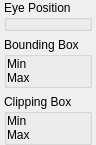
<?xml version="1.0" encoding="UTF-8"?>
<ui version="4.0">
 <class>studiomodel::ModelDataPanel</class>
 <widget class="QWidget" name="studiomodel::ModelDataPanel">
  <property name="geometry">
   <rect>
    <x>0</x>
    <y>0</y>
    <width>94</width>
    <height>125</height>
   </rect>
  </property>
  <property name="windowTitle">
   <string>Form</string>
  </property>
  <layout class="QVBoxLayout" name="verticalLayout_2">
   <property name="sizeConstraint">
    <enum>QLayout::SetFixedSize</enum>
   </property>
   <property name="leftMargin">
    <number>4</number>
   </property>
   <property name="topMargin">
    <number>0</number>
   </property>
   <property name="rightMargin">
    <number>4</number>
   </property>
   <property name="bottomMargin">
    <number>0</number>
   </property>
   <item>
    <widget class="QGroupBox" name="groupBox">
     <property name="sizePolicy">
      <sizepolicy hsizetype="Preferred" vsizetype="Preferred">
       <horstretch>0</horstretch>
       <verstretch>0</verstretch>
      </sizepolicy>
     </property>
     <property name="layoutDirection">
      <enum>Qt::LeftToRight</enum>
     </property>
     <property name="title">
      <string>Eye Position</string>
     </property>
     <property name="flat">
      <bool>true</bool>
     </property>
     <layout class="QVBoxLayout" name="verticalLayout">
      <property name="spacing">
       <number>0</number>
      </property>
      <property name="leftMargin">
       <number>0</number>
      </property>
      <property name="topMargin">
       <number>0</number>
      </property>
      <property name="rightMargin">
       <number>0</number>
      </property>
      <property name="bottomMargin">
       <number>0</number>
      </property>
      <item>
       <widget class="qt::widgets::SimpleVector3Edit" name="EyePosition" native="true">
        <property name="sizePolicy">
         <sizepolicy hsizetype="Preferred" vsizetype="Preferred">
          <horstretch>0</horstretch>
          <verstretch>0</verstretch>
         </sizepolicy>
        </property>
        <property name="minimumSize">
         <size>
          <width>0</width>
          <height>0</height>
         </size>
        </property>
        <property name="maximumSize">
         <size>
          <width>16777215</width>
          <height>16777215</height>
         </size>
        </property>
       </widget>
      </item>
     </layout>
    </widget>
   </item>
   <item>
    <widget class="QGroupBox" name="groupBox_2">
     <property name="sizePolicy">
      <sizepolicy hsizetype="Preferred" vsizetype="Preferred">
       <horstretch>0</horstretch>
       <verstretch>0</verstretch>
      </sizepolicy>
     </property>
     <property name="title">
      <string>Bounding Box</string>
     </property>
     <property name="flat">
      <bool>true</bool>
     </property>
     <layout class="QGridLayout" name="gridLayout">
      <property name="leftMargin">
       <number>0</number>
      </property>
      <property name="topMargin">
       <number>0</number>
      </property>
      <property name="rightMargin">
       <number>0</number>
      </property>
      <property name="bottomMargin">
       <number>0</number>
      </property>
      <property name="verticalSpacing">
       <number>0</number>
      </property>
      <item row="1" column="0">
       <widget class="QLabel" name="label_2">
        <property name="sizePolicy">
         <sizepolicy hsizetype="Fixed" vsizetype="Preferred">
          <horstretch>0</horstretch>
          <verstretch>0</verstretch>
         </sizepolicy>
        </property>
        <property name="text">
         <string>Max</string>
        </property>
       </widget>
      </item>
      <item row="1" column="1">
       <widget class="qt::widgets::SimpleVector3Edit" name="BBoxMax" native="true">
        <property name="sizePolicy">
         <sizepolicy hsizetype="Preferred" vsizetype="Preferred">
          <horstretch>0</horstretch>
          <verstretch>0</verstretch>
         </sizepolicy>
        </property>
        <property name="minimumSize">
         <size>
          <width>0</width>
          <height>0</height>
         </size>
        </property>
        <property name="maximumSize">
         <size>
          <width>16777215</width>
          <height>16777215</height>
         </size>
        </property>
       </widget>
      </item>
      <item row="0" column="1">
       <widget class="qt::widgets::SimpleVector3Edit" name="BBoxMin" native="true">
        <property name="sizePolicy">
         <sizepolicy hsizetype="Preferred" vsizetype="Preferred">
          <horstretch>0</horstretch>
          <verstretch>0</verstretch>
         </sizepolicy>
        </property>
        <property name="minimumSize">
         <size>
          <width>0</width>
          <height>0</height>
         </size>
        </property>
        <property name="maximumSize">
         <size>
          <width>16777215</width>
          <height>16777215</height>
         </size>
        </property>
       </widget>
      </item>
      <item row="0" column="0">
       <widget class="QLabel" name="label">
        <property name="sizePolicy">
         <sizepolicy hsizetype="Fixed" vsizetype="Preferred">
          <horstretch>0</horstretch>
          <verstretch>0</verstretch>
         </sizepolicy>
        </property>
        <property name="text">
         <string>Min</string>
        </property>
       </widget>
      </item>
     </layout>
    </widget>
   </item>
   <item>
    <widget class="QGroupBox" name="groupBox_3">
     <property name="sizePolicy">
      <sizepolicy hsizetype="Preferred" vsizetype="Preferred">
       <horstretch>0</horstretch>
       <verstretch>0</verstretch>
      </sizepolicy>
     </property>
     <property name="title">
      <string>Clipping Box</string>
     </property>
     <property name="flat">
      <bool>true</bool>
     </property>
     <layout class="QGridLayout" name="gridLayout_2">
      <property name="leftMargin">
       <number>0</number>
      </property>
      <property name="topMargin">
       <number>0</number>
      </property>
      <property name="rightMargin">
       <number>0</number>
      </property>
      <property name="bottomMargin">
       <number>0</number>
      </property>
      <property name="verticalSpacing">
       <number>0</number>
      </property>
      <item row="0" column="1">
       <widget class="qt::widgets::SimpleVector3Edit" name="CBoxMin" native="true">
        <property name="sizePolicy">
         <sizepolicy hsizetype="Preferred" vsizetype="Preferred">
          <horstretch>0</horstretch>
          <verstretch>0</verstretch>
         </sizepolicy>
        </property>
        <property name="minimumSize">
         <size>
          <width>0</width>
          <height>0</height>
         </size>
        </property>
        <property name="maximumSize">
         <size>
          <width>16777215</width>
          <height>16777215</height>
         </size>
        </property>
       </widget>
      </item>
      <item row="0" column="0">
       <widget class="QLabel" name="label_3">
        <property name="sizePolicy">
         <sizepolicy hsizetype="Fixed" vsizetype="Preferred">
          <horstretch>0</horstretch>
          <verstretch>0</verstretch>
         </sizepolicy>
        </property>
        <property name="text">
         <string>Min</string>
        </property>
       </widget>
      </item>
      <item row="1" column="0">
       <widget class="QLabel" name="label_4">
        <property name="sizePolicy">
         <sizepolicy hsizetype="Fixed" vsizetype="Preferred">
          <horstretch>0</horstretch>
          <verstretch>0</verstretch>
         </sizepolicy>
        </property>
        <property name="text">
         <string>Max</string>
        </property>
       </widget>
      </item>
      <item row="1" column="1">
       <widget class="qt::widgets::SimpleVector3Edit" name="CBoxMax" native="true">
        <property name="sizePolicy">
         <sizepolicy hsizetype="Preferred" vsizetype="Preferred">
          <horstretch>0</horstretch>
          <verstretch>0</verstretch>
         </sizepolicy>
        </property>
        <property name="minimumSize">
         <size>
          <width>0</width>
          <height>0</height>
         </size>
        </property>
        <property name="maximumSize">
         <size>
          <width>16777215</width>
          <height>16777215</height>
         </size>
        </property>
       </widget>
      </item>
     </layout>
    </widget>
   </item>
   <item>
    <spacer name="verticalSpacer">
     <property name="orientation">
      <enum>Qt::Vertical</enum>
     </property>
     <property name="sizeHint" stdset="0">
      <size>
       <width>20</width>
       <height>0</height>
      </size>
     </property>
    </spacer>
   </item>
  </layout>
 </widget>
 <customwidgets>
  <customwidget>
   <class>qt::widgets::SimpleVector3Edit</class>
   <extends>QWidget</extends>
   <header>qt/widgets/SimpleVector3Edit.hpp</header>
   <container>1</container>
  </customwidget>
 </customwidgets>
 <resources/>
 <connections/>
</ui>
